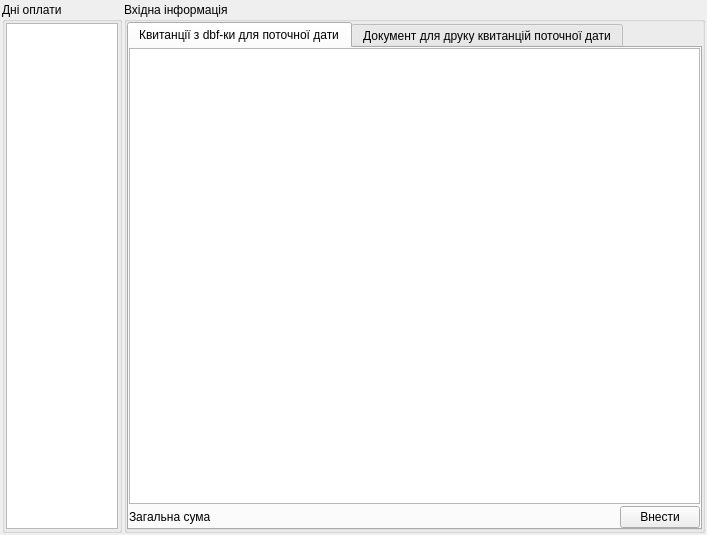
<?xml version="1.0" encoding="UTF-8"?>
<ui version="4.0">
 <class>tke_form_insert_kvyt_ob</class>
 <widget class="QWidget" name="tke_form_insert_kvyt_ob">
  <property name="geometry">
   <rect>
    <x>0</x>
    <y>0</y>
    <width>707</width>
    <height>535</height>
   </rect>
  </property>
  <property name="windowTitle">
   <string>Внесення квитанцій з dbf-ок Ощадбанку</string>
  </property>
  <property name="windowIcon">
   <iconset resource="tke/tke_rc">
    <normaloff>:/pictures/pictures/cube.png</normaloff>:/pictures/pictures/cube.png</iconset>
  </property>
  <layout class="QGridLayout">
   <property name="margin">
    <number>2</number>
   </property>
   <property name="spacing">
    <number>2</number>
   </property>
   <item row="0" column="1">
    <widget class="QGroupBox" name="groupBox">
     <property name="title">
      <string>Вхідна інформація</string>
     </property>
     <layout class="QGridLayout">
      <property name="margin">
       <number>0</number>
      </property>
      <property name="spacing">
       <number>0</number>
      </property>
      <item row="0" column="0">
       <widget class="QTabWidget" name="tabWidget">
        <property name="currentIndex">
         <number>0</number>
        </property>
        <widget class="QWidget" name="tab_insert_kvyt">
         <attribute name="title">
          <string>Квитанції з dbf-ки для поточної дати</string>
         </attribute>
         <layout class="QGridLayout">
          <property name="horizontalSpacing">
           <number>0</number>
          </property>
          <property name="verticalSpacing">
           <number>2</number>
          </property>
          <property name="margin">
           <number>0</number>
          </property>
          <item row="0" column="0">
           <widget class="QTableWidget" name="tableWidget">
            <property name="selectionMode">
             <enum>QAbstractItemView::SingleSelection</enum>
            </property>
            <property name="selectionBehavior">
             <enum>QAbstractItemView::SelectRows</enum>
            </property>
            <property name="textElideMode">
             <enum>Qt::ElideLeft</enum>
            </property>
            <property name="sortingEnabled">
             <bool>false</bool>
            </property>
           </widget>
          </item>
          <item row="1" column="0">
           <layout class="QHBoxLayout">
            <property name="spacing">
             <number>6</number>
            </property>
            <property name="margin">
             <number>0</number>
            </property>
            <item>
             <widget class="QLabel" name="label_show_sum">
              <property name="text">
               <string>Загальна сума</string>
              </property>
             </widget>
            </item>
            <item>
             <spacer>
              <property name="orientation">
               <enum>Qt::Horizontal</enum>
              </property>
              <property name="sizeHint" stdset="0">
               <size>
                <width>40</width>
                <height>20</height>
               </size>
              </property>
             </spacer>
            </item>
            <item>
             <widget class="QPushButton" name="pushButton_insert">
              <property name="minimumSize">
               <size>
                <width>75</width>
                <height>0</height>
               </size>
              </property>
              <property name="text">
               <string>Внести</string>
              </property>
              <property name="icon">
               <iconset resource="tke/tke_rc">
                <normaloff>:/pictures/pictures/Kpilot_Notes.png</normaloff>:/pictures/pictures/Kpilot_Notes.png</iconset>
              </property>
              <property name="iconSize">
               <size>
                <width>12</width>
                <height>12</height>
               </size>
              </property>
             </widget>
            </item>
           </layout>
          </item>
         </layout>
        </widget>
        <widget class="QWidget" name="tab_print_kvyt">
         <attribute name="title">
          <string>Документ для друку квитанцій поточної дати</string>
         </attribute>
         <layout class="QGridLayout">
          <property name="horizontalSpacing">
           <number>0</number>
          </property>
          <property name="verticalSpacing">
           <number>2</number>
          </property>
          <property name="margin">
           <number>0</number>
          </property>
          <item row="0" column="0">
           <widget class="QTextEdit" name="textEdit">
            <property name="readOnly">
             <bool>true</bool>
            </property>
           </widget>
          </item>
          <item row="1" column="0">
           <layout class="QHBoxLayout">
            <property name="spacing">
             <number>2</number>
            </property>
            <property name="margin">
             <number>0</number>
            </property>
            <item>
             <spacer>
              <property name="orientation">
               <enum>Qt::Horizontal</enum>
              </property>
              <property name="sizeHint" stdset="0">
               <size>
                <width>40</width>
                <height>20</height>
               </size>
              </property>
             </spacer>
            </item>
            <item>
             <widget class="QPushButton" name="pushButton_print">
              <property name="minimumSize">
               <size>
                <width>75</width>
                <height>0</height>
               </size>
              </property>
              <property name="text">
               <string>Друк</string>
              </property>
              <property name="icon">
               <iconset resource="tke/tke_rc">
                <normaloff>:/pictures/pictures/printer_default.png</normaloff>:/pictures/pictures/printer_default.png</iconset>
              </property>
              <property name="iconSize">
               <size>
                <width>12</width>
                <height>12</height>
               </size>
              </property>
             </widget>
            </item>
            <item>
             <widget class="QPushButton" name="pushButton_print_on">
              <property name="minimumSize">
               <size>
                <width>75</width>
                <height>0</height>
               </size>
              </property>
              <property name="text">
               <string>Друк на</string>
              </property>
              <property name="icon">
               <iconset resource="tke/tke_rc">
                <normaloff>:/pictures/pictures/printer_conf.png</normaloff>:/pictures/pictures/printer_conf.png</iconset>
              </property>
              <property name="iconSize">
               <size>
                <width>12</width>
                <height>12</height>
               </size>
              </property>
             </widget>
            </item>
           </layout>
          </item>
         </layout>
        </widget>
       </widget>
      </item>
     </layout>
    </widget>
   </item>
   <item row="0" column="0">
    <widget class="QGroupBox" name="groupBox_dni_oplaty">
     <property name="sizePolicy">
      <sizepolicy hsizetype="Fixed" vsizetype="Preferred">
       <horstretch>0</horstretch>
       <verstretch>0</verstretch>
      </sizepolicy>
     </property>
     <property name="minimumSize">
      <size>
       <width>100</width>
       <height>16</height>
      </size>
     </property>
     <property name="maximumSize">
      <size>
       <width>120</width>
       <height>16777215</height>
      </size>
     </property>
     <property name="baseSize">
      <size>
       <width>20</width>
       <height>0</height>
      </size>
     </property>
     <property name="title">
      <string>Дні оплати</string>
     </property>
     <layout class="QGridLayout">
      <property name="margin">
       <number>1</number>
      </property>
      <property name="spacing">
       <number>1</number>
      </property>
      <item row="0" column="0">
       <widget class="QListView" name="listView">
        <property name="maximumSize">
         <size>
          <width>16777215</width>
          <height>16777215</height>
         </size>
        </property>
        <property name="editTriggers">
         <set>QAbstractItemView::NoEditTriggers</set>
        </property>
        <property name="uniformItemSizes">
         <bool>false</bool>
        </property>
       </widget>
      </item>
     </layout>
    </widget>
   </item>
  </layout>
  <action name="action_add_row">
   <property name="icon">
    <iconset resource="tke/tke_rc">
     <normaloff>:/pictures/pictures/greplus.png</normaloff>:/pictures/pictures/greplus.png</iconset>
   </property>
   <property name="text">
    <string>Додати стрічку</string>
   </property>
  </action>
  <action name="action_del_row">
   <property name="icon">
    <iconset resource="tke/tke_rc">
     <normaloff>:/pictures/pictures/redminus.png</normaloff>:/pictures/pictures/redminus.png</iconset>
   </property>
   <property name="text">
    <string>Видалити стрічку</string>
   </property>
  </action>
 </widget>
 <resources>
  <include location="tke/tke_rc"/>
 </resources>
 <connections/>
</ui>
